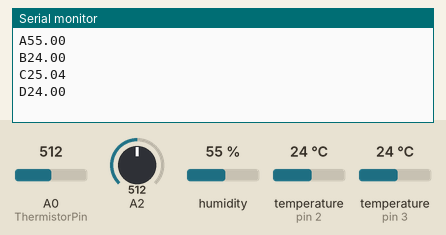
Recording of a sketch running on a simulated Arduino Uno, built with avr-gcc and run on an emulated ATmega328P. Shown: the last lines printed to the serial monitor. The test bench sets the inputs (shaded band); at power-on: humidity 55 %, temperature (sensors on pin 3, pin 2) 24 °C, A0 (ThermistorPin) = 512, A2 = 512.

Above: at 2.5 s.
2.6 s: humidity set to 22 %
5.0 s: temperature (sensor on pin 3) set to 12 °C
At 7.1 s:
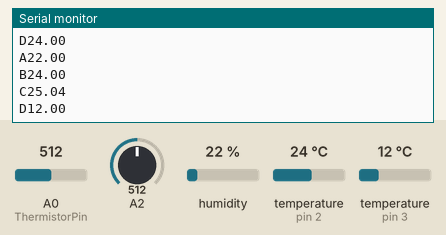
7.4 s: A0 (ThermistorPin) set to 716
9.8 s: temperature (sensor on pin 2) set to 12 °C
At 9.8 s:
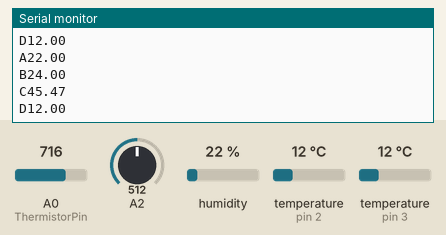
12.2 s: temperature (sensor on pin 3) set to 19 °C
At 14.1 s:
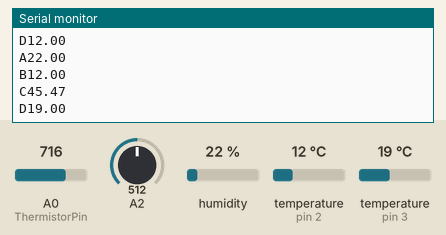
14.6 s: A0 (ThermistorPin) set to 992
At 17.7 s:
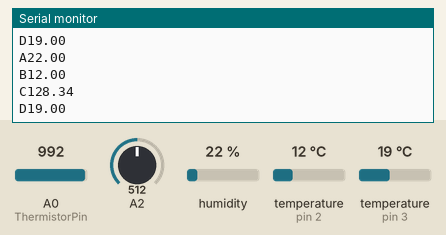
Timing chart, 0 to 18.0 s (numbered marks = the images above; inputs shaded):
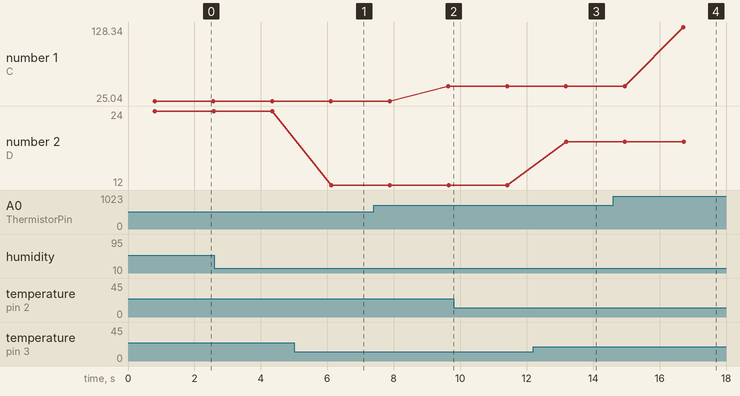

The sketch:

arduino_script.ino
```cpp
//=======DALLAS setup========
#include <OneWire.h>
#include <DallasTemperature.h>

// Data wire is plugged into pin 2 on the Arduino
#define ONE_WIRE_BUS 3

// Setup a oneWire instance to communicate with any OneWire devices (not just Maxim/Dallas temperature ICs)
OneWire oneWire(ONE_WIRE_BUS);
// Pass our oneWire reference to Dallas Temperature.
DallasTemperature sensors(&oneWire);


//========DHT11setup=========

#include "DHT.h"
#define DHTPIN 2     // what digital pin we're connected to
//#define DHTTYPE DHT11   // DHT 11
#define DHTTYPE DHT22   // DHT 22  (AM2302), AM2321
//#define DHTTYPE DHT21   // DHT 21 (AM2301)
DHT dht(DHTPIN, DHTTYPE);

//========Thermistor setup======

int ThermistorPin = A0;
int Vo;
float R1 = 10000; // value of R1 on board
float logR2, R2, T;
float c1 = 0.001129148, c2 = 0.000234125, c3 = 0.0000000876741; //steinhart-hart coeficients for thermistor

void setup(void)
{
  Serial.begin(9600);
  dht.begin();
  sensors.begin();

}


void loop() {
  //=========thermistor setup========

  Vo = analogRead(ThermistorPin);
  float guya = analogRead(A2);
  R2 = R1 * (1023.0 / (float)Vo - 1.0); //calculate resistance on thermistor
  logR2 = log(R2);
  T = (1.0 / (c1 + c2*logR2 + c3*logR2*logR2*logR2)); // temperature in Kelvin
  T = T - 273.15; //convert Kelvin to Celcius
 // T = (T * 9.0)/ 5.0 + 32.0; //convert Celcius to Farenheit

 //=========DHT setup=============

  // Reading temperature or humidity takes about 250 milliseconds!
  // Sensor readings may also be up to 2 seconds 'old' (its a very slow sensor)
  float h = dht.readHumidity();
  // Read temperature as Celsius (the default)
  float t = dht.readTemperature();
  // Read temperature as Fahrenheit (isFahrenheit = true)
  float f = dht.readTemperature(true);

  // Compute heat index in Fahrenheit (the default)
  float hif = dht.computeHeatIndex(f, h);
  // Compute heat index in Celsius (isFahreheit = false)
  float hic = dht.computeHeatIndex(t, h, false);

  //Serial.print(F("Humidity: "));
  //Serial.print(h);
  //Serial.print(F("%  Temperature: "));
  //Serial.print(t);
  //Serial.print(F("°C "));
  //Serial.print(f);
  //Serial.print(F("°F  Heat index: "));
  //Serial.print(hic);
  //Serial.print(F("°C "));
  //Serial.print(hif);
  //Serial.println(F("°F"));

//==========DALLAS setup============

// call sensors.requestTemperatures() to issue a global temperature
  // request to all devices on the bus
  sensors.requestTemperatures(); // Send the command to get temperatures

 float dallas = (sensors.getTempCByIndex(0)); // Why "byIndex"? You can have more than one IC on the same bus. 0 refers to the first IC on the wire

 String data_humiditydht11  =     String(h);
 String data_thempdht11     =     String(t);
 String data_thermistor     =     String(T);
 String data_dallas         =     String(dallas);


String temp1_humidity   = String("A" + data_humiditydht11);
String temp2_dht11      = String("B" + data_thempdht11);
String temp3_thermistor = String("C" + data_thermistor);
String temp4_dallas     = String("D" + data_dallas);

  Serial.println(temp1_humidity);

  Serial.println(temp2_dht11);

  Serial.println(temp3_thermistor);

  Serial.println(temp4_dallas);

  delay(1000);

}
```

Measured:
- after the input at 5.0 s, the serial monitor: prints a new line after 1.1 s (image 1)
- after the input at 12.2 s, the serial monitor: prints a new line after 0.99 s (image 3)
- after the input at 14.6 s, the serial monitor: prints a new line after 2.1 s (image 4)
- plotted number 1: 25.04 → 45.47 after the input at 7.4 s, 45.47 → 128.34 after the input at 14.6 s
- plotted number 2: 24 → 12 after the input at 5.0 s, 12 → 19 after the input at 12.2 s
